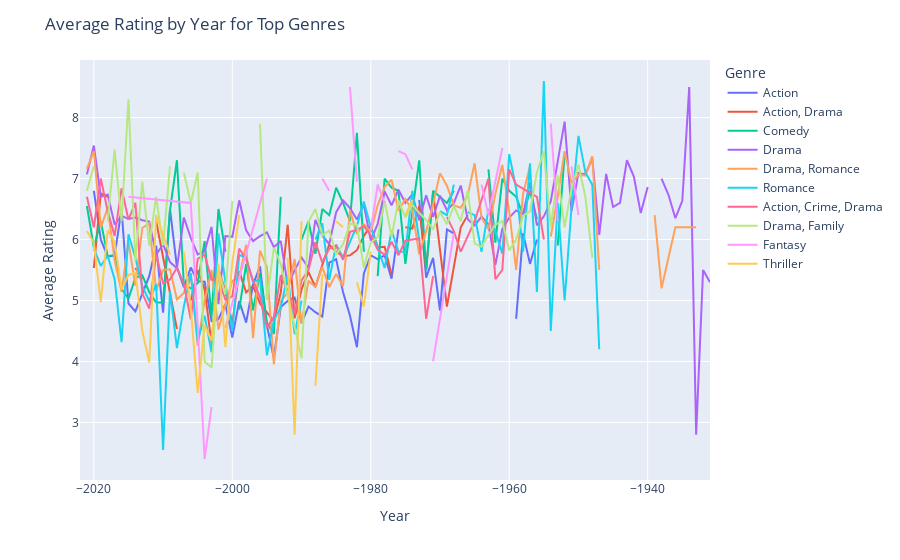

Write notebook code for a chart like this one.
### Code cell
# Group data by year and genre, calculate the 'average' rating
avg_rating_by_year = movies.groupby(['Year', 'Genre'])['Rating'].mean().reset_index()

# Get the top 10 genres
top_genres = avg_rating_by_year['Genre'].value_counts().head(10).index

# Filter the data to include only the top 3 genres
top_genres_data = avg_rating_by_year[avg_rating_by_year['Genre'].isin(top_genres)]

# Create the line plot with Plotly Express
fig = px.line(top_genres_data, x='Year', y='Rating', color='Genre')

# Update layout (title: 'Average Rating by Year for Top Genres', x-axis title: 'Year', y-axis title: 'Average Rating')
fig.update_layout(title='Average Rating by Year for Top Genres', xaxis_title='Year', yaxis_title='Average Rating')

# Show plot
fig.show()

### Figure 1 — Plotly figure (JSON) as saved in the notebook; plotly's stock layout.template omitted (floating-point values rounded to 4 significant figures)
{"data": [{"hovertemplate": "Genre=Action<br>Year=%{x}<br>Rating=%{y}<extra></extra>", "legendgroup": "Action", "line": {"color": "#636efa", "dash": "solid"}, "marker": {"symbol": "circle"}, "mode": "lines", "name": "Action", "orientation": "v", "showlegend": true, "type": "scatter", "x": [-2022, -2021, -2020, -2019, -2018, -2017, -2016, -2015, -2014, -2013, -2012, -2011, -2010, -2009, -2008, -2007, -2006, -2005, -2004, -2003, -2002, -2001, -2000, -1999, -1998, -1997, -1996, -1995, -1994, -1993, -1992, -1991, -1990, -1989, -1988, -1987, -1986, -1985, -1984, -1983, -1982, -1981, -1980, -1979, -1978, -1977, -1976, -1975, -1974, -1973, -1972, -1971, -1970, -1969, -1968, -1967, -1966, -1965, -1964, -1963, -1962, -1961, -1960, -1959, -1958, -1957, -1956, -1955, -1954, -1953, -1949, -1948, -1947, -1946, -1945, -1944, -1942, -1941, -1940, -1939, -1938, -1937, -1936, -1935], "xaxis": "x", "y": [null, null, 6.8, 6, 5.72, 5.74, 6.5, 4.95, 4.82, 5.1, 5.4, 5.9, 4.8, 6.5, 5.55, 5.217, 5.54, 5.317, 5.309, 4.664, 4.695, 4.939, 4.393, 4.992, 4.638, 5.26, 5.558, 4.586, 4.056, 4.893, 4.993, 5.048, 4.63, 4.9, 4.808, 4.736, 5.62, 5.678, 5.133, 4.75, 4.233, 5.444, 5.74, 5.68, 5.74, 5.357, 6.167, null, null, 6.65, 5.375, 5.7, 4.833, 6.167, 6.1, null, 5.5, null, 2.8, null, null, 6.2, null, 4.7, 6.1, 5.6, 6, null, null, 4.6, null, null, null, null, null, null, null, null, null, null, null, null, null, null], "yaxis": "y"}, {"hovertemplate": "Genre=Action, Drama<br>Year=%{x}<br>Rating=%{y}<extra></extra>", "legendgroup": "Action, Drama", "line": {"color": "#EF553B", "dash": "solid"}, "marker": {"symbol": "circle"}, "mode": "lines", "name": "Action, Drama", "orientation": "v", "showlegend": true, "type": "scatter", "x": [-2022, -2021, -2020, -2019, -2018, -2017, -2016, -2014, -2013, -2012, -2011, -2008, -2007, -2006, -2005, -2004, -2003, -2002, -2001, -2000, -1999, -1998, -1997, -1996, -1995, -1994, -1993, -1992, -1991, -1990, -1989, -1988, -1987, -1986, -1985, -1984, -1983, -1982, -1981, -1980, -1979, -1978, -1977, -1976, -1975, -1974, -1973, -1972, -1971, -1969, -1967, -1966, -1965, -1964, -1962, -1960, -1955, -1954, -1953, -1952, -1951, -1946, -1938, -1936, -1934], "xaxis": "x", "y": [null, null, 5.533, 6.757, 6.7, null, null, 5.533, 5.35, null, 6.3, 4.533, null, 5, 5.5, 5.18, 4.3, 5.511, 5.15, 4.62, 5.478, 5.133, 5.237, 4.95, 4.814, 4.662, 5.131, 6.243, 4.708, 5.182, 5.467, 5.222, 5.58, 5.915, 5.8, 5.725, 5.74, 5.825, 6.06, 6.225, 5.875, 5.88, 5.425, null, 6.2, 6.18, 6.55, 5.5, 6.767, 4.9, 6.2, 6.4, null, null, null, null, null, 6.1, null, null, 6.4, null, null, null, null], "yaxis": "y"}, {"hovertemplate": "Genre=Comedy<br>Year=%{x}<br>Rating=%{y}<extra></extra>", "legendgroup": "Comedy", "line": {"color": "#00cc96", "dash": "solid"}, "marker": {"symbol": "circle"}, "mode": "lines", "name": "Comedy", "orientation": "v", "showlegend": true, "type": "scatter", "x": [-2022, -2021, -2020, -2019, -2018, -2017, -2016, -2015, -2014, -2013, -2012, -2011, -2010, -2009, -2008, -2007, -2006, -2005, -2004, -2003, -2002, -2001, -2000, -1999, -1998, -1997, -1996, -1995, -1994, -1993, -1991, -1990, -1989, -1988, -1987, -1986, -1985, -1984, -1983, -1982, -1981, -1980, -1979, -1978, -1977, -1976, -1975, -1973, -1972, -1971, -1969, -1968, -1967, -1966, -1965, -1963, -1962, -1961, -1960, -1959, -1958, -1957, -1956, -1955, -1954, -1953, -1952, -1951, -1950, -1949, -1948, -1946, -1945, -1944, -1943, -1942, -1941, -1936, -1933], "xaxis": "x", "y": [null, 6.55, 5.871, 6.3, 5.726, 5.745, 5.192, 5.029, 5.373, 5.414, 5.136, 4.967, 4.967, 6.48, 7.3, 5.267, 5.2, 5.285, 5.975, 4.729, 6.5, 5.8, null, 4.85, 5.6, 4.84, 5.45, 4.633, 4.45, 6.7, null, 6, 6.3, 5.767, 6.5, 6.4, 6.85, 6.6, 6.3, 7.75, 5.8, null, 5.4, 7, 6.85, 6.8, 5.6, 7.3, 5.5, 6.8, 6.6, 6.8, null, 6.9, null, 7.15, 5.95, 7, 6.8, 6.7, 6.4, 6.8, 6.333, null, null, 5.9, 7.4, null, null, null, null, null, null, null, null, null, null, null, 6], "yaxis": "y"}, {"hovertemplate": "Genre=Drama<br>Year=%{x}<br>Rating=%{y}<extra></extra>", "legendgroup": "Drama", "line": {"color": "#ab63fa", "dash": "solid"}, "marker": {"symbol": "circle"}, "mode": "lines", "name": "Drama", "orientation": "v", "showlegend": true, "type": "scatter", "x": [-2022, -2021, -2020, -2019, -2018, -2017, -2016, -2015, -2014, -2013, -2012, -2011, -2010, -2009, -2008, -2007, -2006, -2005, -2004, -2003, -2002, -2001, -2000, -1999, -1998, -1997, -1996, -1995, -1994, -1993, -1992, -1991, -1990, -1989, -1988, -1987, -1986, -1985, -1984, -1983, -1982, -1981, -1980, -1979, -1978, -1977, -1976, -1975, -1974, -1973, -1972, -1971, -1970, -1969, -1968, -1967, -1966, -1965, -1964, -1963, -1962, -1961, -1960, -1959, -1958, -1957, -1956, -1955, -1954, -1953, -1952, -1951, -1950, -1949, -1948, -1947, -1946, -1945, -1944, -1943, -1942, -1941, -1940, -1939, -1938, -1937, -1936, -1935, -1934, -1933, -1932, -1931], "xaxis": "x", "y": [null, 7.069, 7.542, 6.702, 6.738, 6.245, 6.391, 6.335, 6.361, 6.317, 6.295, 5.75, 5.923, 5.63, 5.53, 6.362, 6.029, 5.756, 5.807, 6.206, 4.94, 6.057, 6.044, 6.643, 6.15, 5.975, 6.056, 6.117, 5.875, 5.975, 5.254, 5.495, 5.707, 5.532, 6.321, 6.067, 5.926, 6.448, 6.641, 6.514, 6.33, 6.571, 5.982, 6.255, 6.789, 6.561, 6.817, 6.6, 6.742, 6.314, 6.727, 6.371, 6.718, 6.48, 6.6, 6.886, 6.333, 6.229, 6.375, 6.25, 5.583, 6.171, 6.36, 6.478, 6.414, 6.938, 6.233, 6.38, 6.625, 7.278, 7.933, 6.467, 7.092, 7.067, 7.333, 6.075, 7.075, 6.533, 6.6, 7.3, 7.033, 6.433, 6.86, null, 7, 6.733, 6.35, 6.633, 8.5, 2.8, 5.5, 5.3], "yaxis": "y"}, {"hovertemplate": "Genre=Drama, Romance<br>Year=%{x}<br>Rating=%{y}<extra></extra>", "legendgroup": "Drama, Romance", "line": {"color": "#FFA15A", "dash": "solid"}, "marker": {"symbol": "circle"}, "mode": "lines", "name": "Drama, Romance", "orientation": "v", "showlegend": true, "type": "scatter", "x": [-2022, -2021, -2020, -2019, -2018, -2017, -2016, -2015, -2014, -2013, -2012, -2011, -2010, -2009, -2008, -2007, -2006, -2005, -2004, -2003, -2002, -2001, -2000, -1999, -1998, -1997, -1996, -1995, -1994, -1993, -1992, -1991, -1990, -1989, -1988, -1987, -1986, -1985, -1984, -1983, -1982, -1981, -1980, -1979, -1978, -1977, -1976, -1975, -1974, -1973, -1972, -1971, -1970, -1969, -1968, -1967, -1966, -1965, -1964, -1963, -1962, -1961, -1960, -1959, -1958, -1957, -1956, -1954, -1953, -1952, -1951, -1950, -1949, -1948, -1947, -1945, -1944, -1940, -1939, -1938, -1936, -1933], "xaxis": "x", "y": [null, 7.16, 7.45, 6.2, 6.514, 5.662, 5.144, 5.967, 5.243, 6.189, 6.267, 5.16, 5.5, 5.513, 5.02, 5.125, 5.436, 4.26, 5, 5.5, 4.525, 4.94, 5.32, 5.38, 5.914, 4.38, 5.817, 5.55, 3.95, 4.986, 5.133, 5.68, 4.62, 5.325, 5.22, 5.55, 5.22, 5.433, 5.233, 6.475, 6.09, 6.25, 6.125, 6.56, 6.86, 6.98, 6.47, 6.667, 6.482, 5.757, 6.138, 6.578, 7.088, 6.883, 6.56, 6.52, 6.72, 7.25, 6.36, 6.171, 6.75, 7.225, 6.457, 5.5, 6.75, 7.2, null, 6.05, 6.7, 7.45, 6.925, 7.06, 7.05, 7.367, 5.5, null, 6.025, null, 6.4, 5.2, 6.2, 6.2], "yaxis": "y"}, {"hovertemplate": "Genre=Romance<br>Year=%{x}<br>Rating=%{y}<extra></extra>", "legendgroup": "Romance", "line": {"color": "#19d3f3", "dash": "solid"}, "marker": {"symbol": "circle"}, "mode": "lines", "name": "Romance", "orientation": "v", "showlegend": true, "type": "scatter", "x": [-2022, -2021, -2020, -2019, -2018, -2017, -2016, -2015, -2014, -2013, -2012, -2011, -2010, -2009, -2008, -2007, -2006, -2005, -2004, -2003, -2002, -2001, -2000, -1999, -1998, -1997, -1996, -1995, -1994, -1993, -1992, -1991, -1990, -1989, -1988, -1987, -1986, -1985, -1984, -1983, -1982, -1981, -1980, -1978, -1977, -1976, -1975, -1974, -1973, -1972, -1971, -1970, -1969, -1968, -1967, -1966, -1965, -1964, -1963, -1962, -1961, -1960, -1959, -1958, -1957, -1956, -1955, -1954, -1953, -1952, -1951, -1950, -1949, -1948, -1947, -1946, -1945, -1944, -1940], "xaxis": "x", "y": [null, null, 5.85, 5.567, 5.733, 5.35, 4.317, 6.086, 5.7, 5.24, 4.987, 5.267, 2.55, 5.15, 4.22, 4.9, 5.45, 4.333, 4.75, 4.15, 6.1, 5.3, 4.5, 5.75, 5.7, 5.3, 5.35, 4.1, 4.675, 4.889, 5.412, 4.45, 5, null, 6, 6.267, 5.338, 5.917, 5.7, 5.95, 6.225, 6.625, 6.2, 5.533, 6.15, 5.8, 5.8, 6.8, 5.98, null, null, 6.467, 6.4, 6.9, null, 6.45, 6.4, 5.8, 6.5, 6.133, 5.771, 7.4, 6.833, 5.8, 7.25, 5.14, 8.6, 4.5, 6.6, 5, 6.533, 7.7, 7.1, 6.9, 4.2, null, null, 6.7, null], "yaxis": "y"}, {"hovertemplate": "Genre=Action, Crime, Drama<br>Year=%{x}<br>Rating=%{y}<extra></extra>", "legendgroup": "Action, Crime, Drama", "line": {"color": "#FF6692", "dash": "solid"}, "marker": {"symbol": "circle"}, "mode": "lines", "name": "Action, Crime, Drama", "orientation": "v", "showlegend": true, "type": "scatter", "x": [-2021, -2020, -2019, -2018, -2017, -2016, -2015, -2014, -2013, -2012, -2011, -2010, -2009, -2008, -2007, -2006, -2005, -2004, -2003, -2002, -2001, -2000, -1999, -1998, -1997, -1996, -1995, -1994, -1993, -1992, -1991, -1990, -1989, -1988, -1987, -1986, -1985, -1984, -1983, -1982, -1981, -1980, -1979, -1978, -1977, -1976, -1975, -1974, -1973, -1972, -1971, -1970, -1969, -1968, -1967, -1965, -1963, -1962, -1961, -1960, -1959, -1956, -1955], "xaxis": "x", "y": [6.7, 6.2, 7, 6.467, 6.06, 6.84, 6.325, 6.6, 5.117, 4.867, 5.754, 5.282, 5.344, 5.537, 5.275, 4.691, 5.683, 5.75, 5.343, 5.35, 5.013, 5.067, 5.85, 5.678, 5.329, 5.057, 4.557, 4.729, 5.417, 5.15, 4.775, 5.329, 5.5, 5.957, 5.62, 5.85, 5.9, 5.667, 6.125, 6.157, 6.22, 6.071, 5.833, 5.75, 5.963, 5.743, 5.98, 6, 6.02, 4.7, 5.4, null, 6.367, 6.133, 5.8, 6.3, 7, 5.35, 5.5, 7.15, 6.9, 6.7, 6], "yaxis": "y"}, {"hovertemplate": "Genre=Drama, Family<br>Year=%{x}<br>Rating=%{y}<extra></extra>", "legendgroup": "Drama, Family", "line": {"color": "#B6E880", "dash": "solid"}, "marker": {"symbol": "circle"}, "mode": "lines", "name": "Drama, Family", "orientation": "v", "showlegend": true, "type": "scatter", "x": [-2021, -2020, -2019, -2018, -2017, -2016, -2015, -2014, -2013, -2012, -2011, -2010, -2009, -2008, -2007, -2006, -2005, -2004, -2003, -2002, -2001, -2000, -1999, -1996, -1995, -1994, -1993, -1991, -1990, -1989, -1988, -1987, -1986, -1985, -1984, -1983, -1982, -1981, -1980, -1979, -1978, -1977, -1976, -1975, -1974, -1973, -1972, -1971, -1970, -1969, -1968, -1967, -1966, -1965, -1964, -1963, -1962, -1961, -1960, -1959, -1958, -1957, -1956, -1955, -1954, -1953, -1952, -1951, -1950, -1949, -1948, -1947, -1945, -1944, -1943, -1942, -1940, -1938, -1936, -1934], "xaxis": "x", "y": [6.8, 7.2, null, 6.3, 7.475, 6.3, 8.3, 5.65, 6.95, 5.9, 6.7, 5.9, 7.2, null, 7.1, 6.6, 7.1, 4, 3.9, 5.5, 5.1, 6.633, null, 7.9, 5, 5.867, 5.6, 4.567, 4.05, 6.286, 6.5, 6.067, 6.15, 5.75, 5.925, 6.26, 6.24, 5.54, 5.95, 6.036, 6.633, 6.05, 6.64, 6.36, 6.567, 6.438, 6.32, 6.167, 6.45, 6.25, 6.55, 6.3, 6.8, 5.933, 5.883, 6.075, 6.243, 6.3, 5.822, 6, 6.388, 6.467, 7.1, 7.45, 6.2, 7.05, 6.2, 6.85, 7.225, 6.7, 5.7, null, null, null, null, 5.9, null, 6.3, null, null], "yaxis": "y"}, {"hovertemplate": "Genre=Fantasy<br>Year=%{x}<br>Rating=%{y}<extra></extra>", "legendgroup": "Fantasy", "line": {"color": "#FF97FF", "dash": "solid"}, "marker": {"symbol": "circle"}, "mode": "lines", "name": "Fantasy", "orientation": "v", "showlegend": true, "type": "scatter", "x": [-2021, -2019, -2018, -2017, -2016, -2015, -2006, -2005, -2004, -2003, -2002, -2001, -1995, -1994, -1991, -1989, -1988, -1987, -1986, -1985, -1984, -1983, -1982, -1981, -1980, -1979, -1978, -1977, -1976, -1975, -1974, -1973, -1972, -1971, -1968, -1967, -1966, -1965, -1964, -1963, -1961, -1960, -1959, -1958, -1957, -1956, -1955, -1954, -1953, -1952, -1951, -1950, -1949, -1948, -1947, -1946, -1945, -1944, -1943, -1940, -1937, -1934, -1933, -1932], "xaxis": "x", "y": [null, null, 6.8, null, null, 6.7, 6.6, 4.6, 2.4, 3.25, null, 4.55, 7, null, 5.9, null, null, 7, 6.8, null, null, 8.5, 6.95, null, 6.15, 6.9, 6.6, null, 7.45, 7.4, 7.15, null, null, 4, 6.1, null, null, null, 6.9, 6.4, 7.5, null, null, null, null, 6.6, null, 7.9, 6.3, null, 7.2, 6.4, null, null, null, null, null, null, null, 7.9, null, null, 7.2, null], "yaxis": "y"}, {"hovertemplate": "Genre=Thriller<br>Year=%{x}<br>Rating=%{y}<extra></extra>", "legendgroup": "Thriller", "line": {"color": "#FECB52", "dash": "solid"}, "marker": {"symbol": "circle"}, "mode": "lines", "name": "Thriller", "orientation": "v", "showlegend": true, "type": "scatter", "x": [-2021, -2020, -2019, -2018, -2017, -2016, -2015, -2014, -2013, -2012, -2011, -2009, -2008, -2007, -2006, -2005, -2004, -2003, -2002, -2001, -2000, -1999, -1998, -1997, -1996, -1995, -1994, -1993, -1992, -1991, -1990, -1989, -1988, -1987, -1986, -1985, -1984, -1983, -1982, -1981, -1980, -1979, -1978, -1976, -1975, -1974, -1973, -1972, -1971, -1970, -1969, -1968, -1967, -1966, -1965, -1964, -1962, -1961, -1960, -1959, -1958, -1956], "xaxis": "x", "y": [6.14, 5.945, 4.971, 6.15, 5.96, 5.183, 5.42, 5.457, 4.5, 3.986, 6.4, 5.75, null, 5.8, 4.875, 3.486, 4.6, 4.34, 5.6, 4.233, 5.625, 6.4, null, 6.1, null, null, null, null, 5.7, 2.8, 6.3, null, 3.6, 5.433, null, 6.3, 6.2, null, 5.3, 4.9, 5.8, null, 6.2, null, 6.4, 6.65, null, null, 6.25, null, null, null, null, null, null, null, null, null, 6.3, null, null, null], "yaxis": "y"}], "layout": {"legend": {"title": {"text": "Genre"}, "tracegroupgap": 0}, "margin": {"t": 60}, "title": {"text": "Average Rating by Year for Top Genres"}, "xaxis": {"anchor": "y", "domain": [0, 1], "title": {"text": "Year"}}, "yaxis": {"anchor": "x", "domain": [0, 1], "title": {"text": "Average Rating"}}}}
